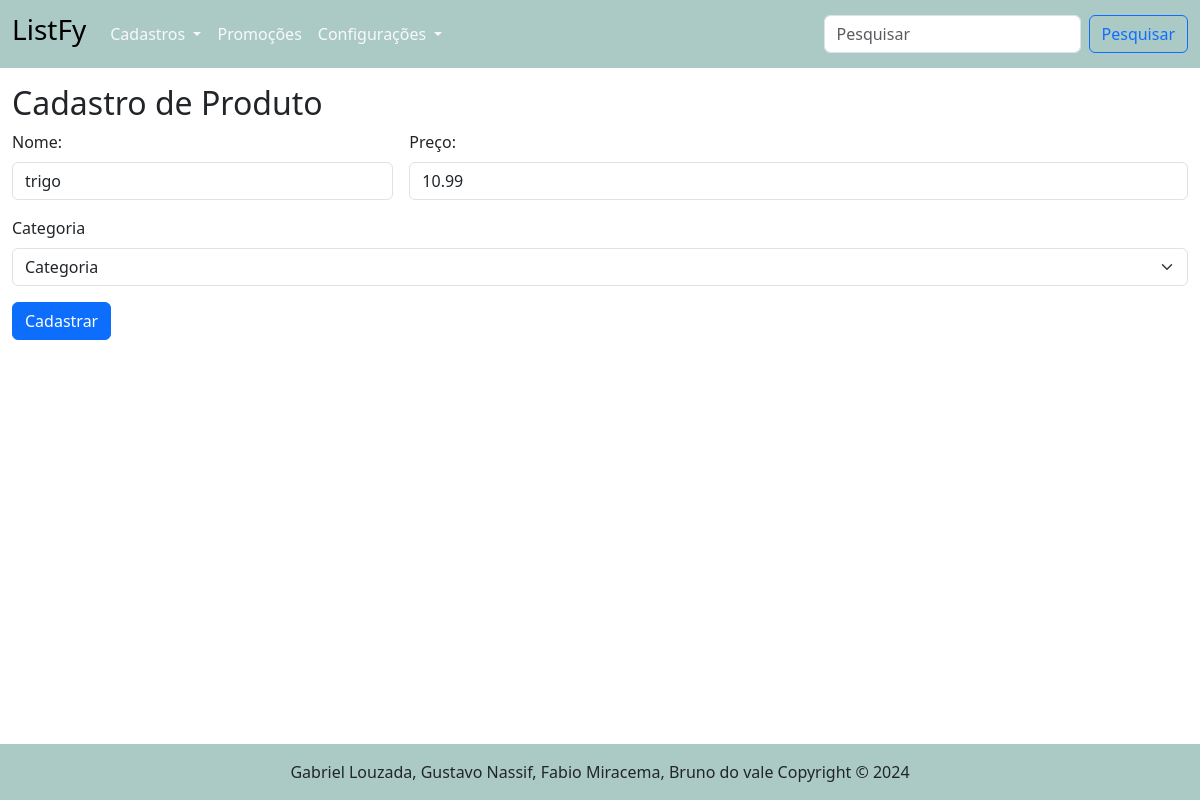
Page /produto/alterar_produto/5 on the earlier database version.
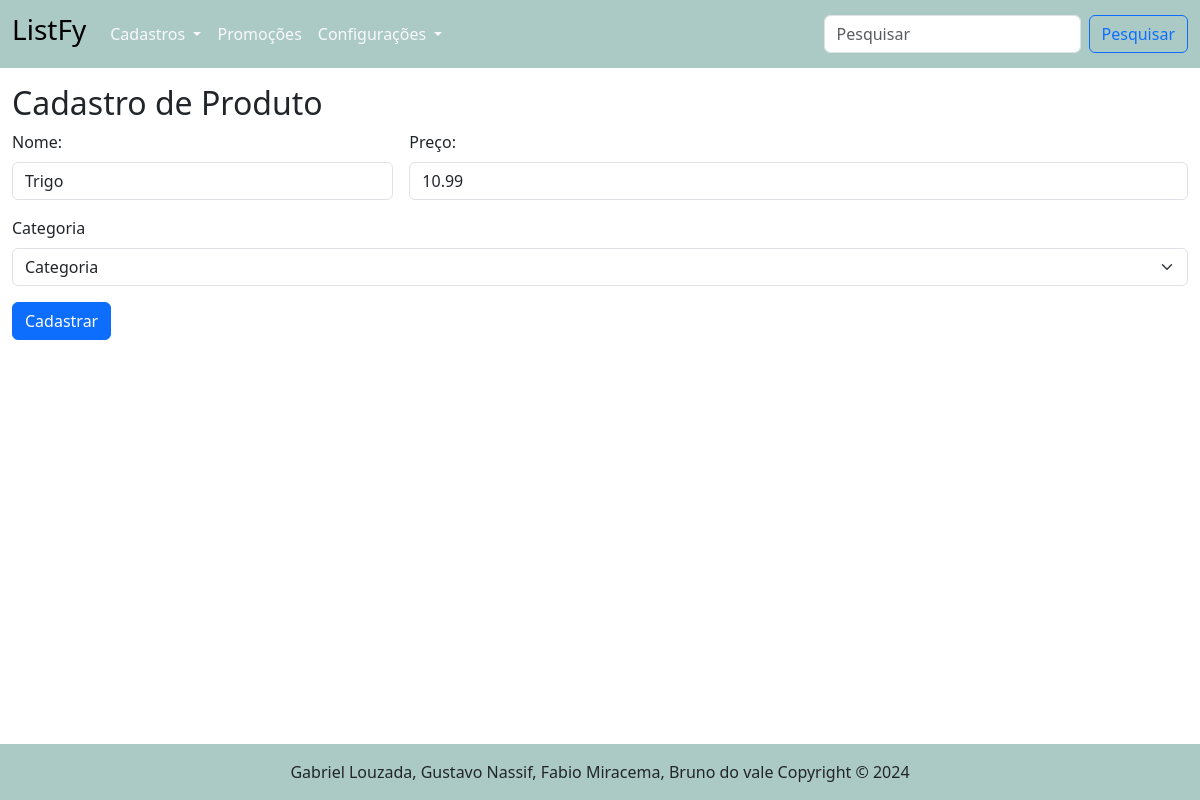
Same page on the later database version.
### tables this page shows
CREATE TABLE "produto" (
	"id_produto"	INTEGER,
	"nome_produto"	TEXT NOT NULL,
	"id_categoria"	INTEGER NOT NULL,
	"valor_produto"	REAL NOT NULL,
	PRIMARY KEY("id_produto" AUTOINCREMENT),
	FOREIGN KEY("id_categoria") REFERENCES "categoria"("id_categoria")
);

### routes/produto_routes.py (the view)
@router.get("/alterar_produto/{id:int}",)
async def get_alterar_produto(request: Request, id: int=0):
    produto = obter_um_produto(id)
    categoria = obter_todas_categorias()
    return templates.TemplateResponse("/produto/alterar_produto.html",{"request":request, "produto":produto, "categoria":categoria})

### templates/produto/alterar_produto.html (shortened to what this page needs)
{% extends "base.html" %}
{% block conteudo %}
<main class="container-fluid">
    <h2 class="mt-3">Cadastro de Produto</h2>
    <form class="row g-3 needs-validation" method="post" action="/produto/post_alterar_produto" novalidate>
        <div class="col-md-4">
            <label for="produto.nome_produto" class="form-label">Nome:</label>
            <input type="text" name="nome_produto" class="form-control" id="produto.nome_produto" value="{{ produto.nome_produto }}" required>
        </div>
        <div class="col-md-8">
            <label for="produto.valor_produto" class="form-label">Preço:</label>
            <input type="text" name="valor_produto" class="form-control" id="produto.valor_produto" value="{{ produto.valor_produto }}" required>
        </div>
        <div class="col-md-12">
          <label for="id_categoria" class="form-label">Categoria</label>
          <select class="form-select" id="id_categoria" name="id_categoria" required>
            <option value="">Categoria</option>
          </select>
        </div>
        <div class="col-12">
          <button class="btn btn-primary" type="submit">Cadastrar</button>
        </div>
    </form>
</main>
{% endblock %}

Differences in the rows shown:
changed produto: nome_produto "trigo" → "Trigo"
